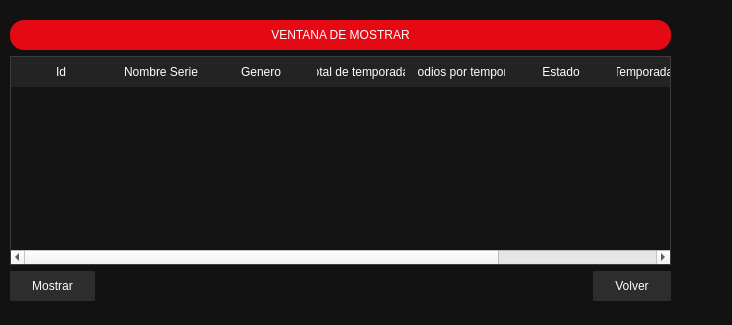
<?xml version="1.0" encoding="UTF-8"?>
<ui version="4.0">
 <class>ventanaMostrar</class>
 <widget class="QDialog" name="ventanaMostrar">
  <property name="geometry">
   <rect>
    <x>0</x>
    <y>0</y>
    <width>732</width>
    <height>325</height>
   </rect>
  </property>
  <property name="windowTitle">
   <string>Dialog</string>
  </property>
  <property name="styleSheet">
   <string notr="true">/* =====================
   FONDO DEL DIALOG
===================== */
QDialog {
    background-color: rgb(18, 18, 18);
}

/* =====================
   TITULO ROJO
===================== */
QLabel#labelTitulo {
    background-color: rgb(229, 9, 20);
    color: white;
    font: 87 18pt &quot;Arial Black&quot;;
    border-radius: 14px;
    padding: 8px;
    qproperty-alignment: AlignCenter;
}

/* =====================
   LABELS (TEXTOS)
===================== */
QLabel {
    color: rgb(220, 220, 220);
    font: 10pt &quot;Arial&quot;;
}

/* =====================
   INPUT TEXTO
===================== */
QLineEdit {
    background-color: rgb(35, 35, 35);
    color: white;
    border: 1px solid rgb(80, 80, 80);
    border-radius: 10px;
    padding: 6px;
}

/* =====================
   SPINBOX
===================== */
QSpinBox {
    background-color: rgb(35, 35, 35);
    color: white;
    border: 1px solid rgb(80, 80, 80);
    border-radius: 10px;
    padding: 4px;
}

/* =====================
   COMBOBOX
===================== */
QComboBox {
    background-color: rgb(35, 35, 35);
    color: white;
    border: 1px solid rgb(80, 80, 80);
    border-radius: 10px;
    padding: 5px;
}

QComboBox QAbstractItemView {
    background-color: rgb(25, 25, 25);
    color: white;
    selection-background-color: rgb(229, 9, 20);
}

/* =====================
   BOTONES
===================== */
QPushButton {
    background-color: rgb(45, 45, 45);
    color: white;
    font: 11pt &quot;Arial Black&quot;;
    border-radius: 18px;
    padding: 8px 22px;
}

QPushButton:hover {
    background-color: rgb(229, 9, 20);
}

QPushButton:pressed {
    background-color: rgb(180, 0, 0);
}
QTableWidget {
    background-color: rgb(20, 20, 20);
    color: rgb(220, 220, 220);
    gridline-color: rgb(60, 60, 60);
    border: 1px solid rgb(60, 60, 60);
    font: 10pt &quot;Segoe UI&quot;;
}

/* Encabezados */
QHeaderView::section {
    background-color: rgb(35, 35, 35);
    color: white;
    font: 11pt &quot;Arial Black&quot;;
    border: none;
    padding: 6px;
}

/* Filas alternas */
QTableWidget::item {
    padding: 6px;
}

QTableWidget::item:selected {
    background-color: rgb(229, 9, 20);
    color: white;
}

/* Botón esquina (arriba izquierda) */
QTableCornerButton::section {
    background-color: rgb(35, 35, 35);
    border: none;
}</string>
  </property>
  <widget class="QWidget" name="">
   <property name="geometry">
    <rect>
     <x>10</x>
     <y>20</y>
     <width>661</width>
     <height>281</height>
    </rect>
   </property>
   <layout class="QVBoxLayout" name="verticalLayout">
    <item>
     <widget class="QLabel" name="labelTitulo">
      <property name="text">
       <string>VENTANA DE MOSTRAR</string>
      </property>
      <property name="alignment">
       <set>Qt::AlignmentFlag::AlignCenter</set>
      </property>
      <property name="wordWrap">
       <bool>true</bool>
      </property>
     </widget>
    </item>
    <item>
     <widget class="QTableWidget" name="tablaMostrar">
      <property name="styleSheet">
       <string notr="true"/>
      </property>
      <column>
       <property name="text">
        <string>Id</string>
       </property>
      </column>
      <column>
       <property name="text">
        <string>Nombre Serie</string>
       </property>
      </column>
      <column>
       <property name="text">
        <string>Genero</string>
       </property>
      </column>
      <column>
       <property name="text">
        <string>Total de temporadas</string>
       </property>
      </column>
      <column>
       <property name="text">
        <string>Episodios por temporada</string>
       </property>
      </column>
      <column>
       <property name="text">
        <string>Estado</string>
       </property>
      </column>
      <column>
       <property name="text">
        <string>Temporada actual</string>
       </property>
      </column>
      <column>
       <property name="text">
        <string>Episodio actual</string>
       </property>
      </column>
     </widget>
    </item>
    <item>
     <layout class="QHBoxLayout" name="horizontalLayout">
      <item>
       <widget class="QPushButton" name="btnMostrar">
        <property name="text">
         <string>Mostrar</string>
        </property>
       </widget>
      </item>
      <item>
       <spacer name="horizontalSpacer">
        <property name="orientation">
         <enum>Qt::Orientation::Horizontal</enum>
        </property>
        <property name="sizeHint" stdset="0">
         <size>
          <width>40</width>
          <height>20</height>
         </size>
        </property>
       </spacer>
      </item>
      <item>
       <widget class="QPushButton" name="btnVolver">
        <property name="text">
         <string>Volver</string>
        </property>
       </widget>
      </item>
     </layout>
    </item>
   </layout>
  </widget>
 </widget>
 <resources/>
 <connections/>
</ui>
